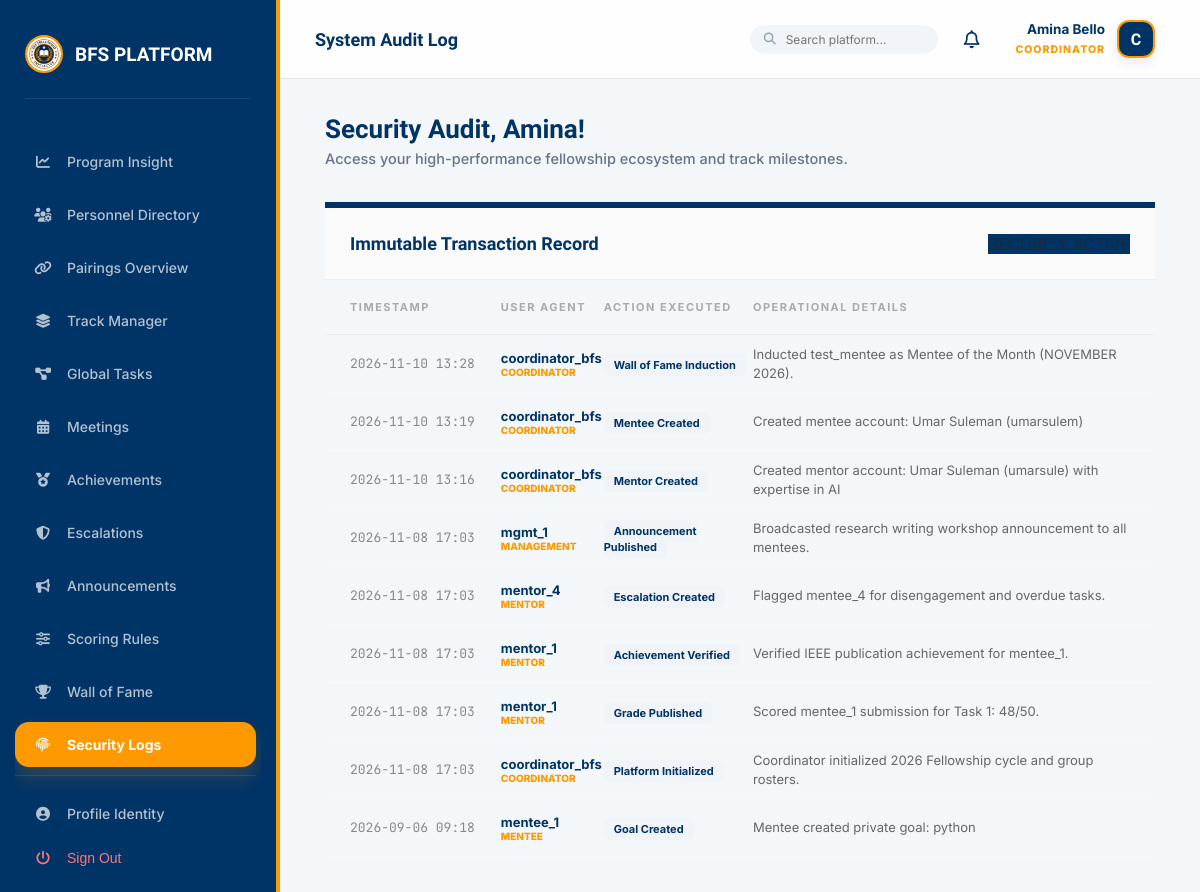
/progress/audit-log/ (signed in), run on the app's committed database.
### accounts/models.py (models this page shows, shortened)
class User(AbstractUser):
    ROLE_CHOICES = [
        ('mentee', 'Mentee'),
        ('mentor', 'Mentor'),
        ('management', 'Management Team'),
        ('coordinator', 'Programme Coordinator'),
    ]
    role = models.CharField(max_length=20, choices=ROLE_CHOICES, default='mentee')
    phone = models.CharField(max_length=20, blank=True)
    bio = models.TextField(blank=True)
    avatar_url = models.URLField(blank=True)   # Link to OneDrive/SharePoint photo
    is_verified = models.BooleanField(default=False)
    linkedin_url = models.URLField(blank=True, verbose_name="LinkedIn Profile")
    github_url = models.URLField(blank=True, verbose_name="GitHub/Portfolio")
    cv_url = models.URLField(blank=True, verbose_name="CV/Resume (OneDrive Link)")
    qualification = models.CharField(max_length=120, blank=True, help_text="e.g. B.Sc, M.Sc, Ph.D, Professional Fellow")
    expertise = models.CharField(max_length=150, blank=True, help_text="e.g. Software Engineering, AI, Cloud, Research")
    academic_status = models.CharField(max_length=100, blank=True, help_text="e.g. Student, Recent Graduate, Professional")
    interests = models.TextField(blank=True, help_text="Areas of interest or specialization")
    career_goal = models.TextField(blank=True, help_text="Mentee primary career and learning goal")

### progress/models.py (models this page shows, shortened)
class AuditLog(models.Model):
    user = models.ForeignKey(settings.AUTH_USER_MODEL, on_delete=models.SET_NULL, null=True)
    action = models.CharField(max_length=255) # e.g. 'Grade Published', 'Group Deleted'
    details = models.TextField(blank=True)
    ip_address = models.GenericIPAddressField(null=True, blank=True)
    timestamp = models.DateTimeField(auto_now_add=True)
    class Meta:
        ordering = ['-timestamp']
        verbose_name_plural = "Audit Logs"

### progress/views.py (the view)
# urls.py: path('audit-log/', views.audit_log_view, name='audit_log'),
@role_required('coordinator', 'management')
def audit_log_view(request):
    logs = AuditLog.objects.all().select_related('user').order_by('-timestamp')
    return render(request, 'progress/audit_log.html', {
        'logs': logs,
        'greeting': "Security Audit"
    })

### templates/progress/audit_log.html
{% extends 'base.html' %}
{% block header_title %}System Audit Log{% endblock %}
{% block content %}
<div class="card" style="padding: 0; overflow: hidden; border-top: 6px solid var(--navy); animation: fadeInUp 0.8s ease;">
    <div style="padding: 25px; background: #fafafa; border-bottom: 1px solid #eee; display: flex; justify-content: space-between; align-items: center;">
        <h3 style="margin: 0; font-family: 'Lexend'; color: var(--navy); font-size: 18px;">Immutable Transaction Record</h3>
        <span class="navy-badge" style="background: var(--navy);">SECURITY ACTIVE</span>
    </div>
    <div style="overflow-x: auto;">
        <table style="width: 100%; border-collapse: collapse;">
            <thead>
                <tr style="text-align: left; font-size: 11px; color: #aaa; text-transform: uppercase; letter-spacing: 1.5px; border-bottom: 1px solid #eee;">
                    <th style="padding: 20px 25px;">Timestamp</th>
                    <th>User Agent</th>
                    <th>Action Executed</th>
                    <th style="padding-right: 25px;">Operational Details</th>
                </tr>
            </thead>
            <tbody>
                {% for log in logs %}
                <tr style="border-bottom: 1px solid #f9f9f9; font-size: 13px; transition: 0.3s;" onmouseover="this.style.background='#fcfdfd'">
                    <td style="padding: 20px 25px; color: #888; font-family: 'JetBrains Mono'; white-space: nowrap;">
                        {{ log.timestamp|date:"Y-m-d H:i" }}
                    </td>
                    <td>
                        <strong style="color: var(--navy);">{{ log.user.username }}</strong>
                        <small style="display: block; color: var(--gold); font-weight: 800; font-size: 10px;">{{ log.user.role|upper }}</small>
                    </td>
                    <td>
                        <span style="background: #f0f4f8; padding: 4px 10px; border-radius: 6px; font-weight: 700; color: var(--navy); font-size: 11px;">
                            {{ log.action }}
                        </span>
                    </td>
                    <td style="padding-right: 25px; color: #666; line-height: 1.4;">
                        {{ log.details }}
                    </td>
                </tr>
                {% endfor %}
            </tbody>
        </table>
    </div>
</div>
{% endblock %}

### templates/base.html (shortened to what this page needs)
{% load static %}
<!DOCTYPE html>
<html lang="en">
<head>
    <link rel="stylesheet" href="https://cdnjs.cloudflare.com/ajax/libs/font-awesome/6.4.0/css/all.min.css">
</head>
<body>
    <aside class="sidebar" id="sidebar">
        <div class="brand">
            <img src="{% static 'images/logo.jpg' %}" alt="BFS Logo">
            <span>BFS PLATFORM</span>
        </div>
        <nav class="nav-menu">
            {% if user.role == 'mentee' %}
                <a href="{% url 'dashboard:mentee_dashboard' %}" class="nav-item {% if request.resolver_match.url_name == 'mentee_dashboard' %}active{% endif %}">
                    <i class="fas fa-th-large"></i> My Workspace
                </a>
                <a href="{% url 'groups:group_list' %}" class="nav-item {% if 'groups' in request.path and 'meetings' not in request.path and 'pairings' not in request.path %}active{% endif %}">
                    <i class="fas fa-compass"></i> Explore Tracks
                </a>
                <a href="{% url 'tasks:my_tasks_list' %}" class="nav-item {% if 'tasks' in request.path %}active{% endif %}">
                    <i class="fas fa-clipboard-list"></i> My Assignments
                </a>
                <a href="{% url 'groups:meeting_list' %}" class="nav-item {% if 'meetings' in request.path %}active{% endif %}">
                    <i class="fas fa-video"></i> Meetings
                </a>
                <a href="{% url 'progress:achievements' %}" class="nav-item {% if 'achievements' in request.path %}active{% endif %}">
                    <i class="fas fa-medal"></i> Achievements
                </a>
                <a href="{% url 'progress:leaderboard' %}" class="nav-item {% if 'leaderboard' in request.path %}active{% endif %}">
                    <i class="fas fa-award"></i> Leaderboard
                </a>
                <a href="{% url 'progress:goals' %}" class="nav-item {% if 'goals' in request.path %}active{% endif %}">
                    <i class="fas fa-bullseye"></i> My Goals
                </a>
                <a href="{% url 'helpdesk:home' %}" class="nav-item {% if 'helpdesk' in request.path %}active{% endif %}">
                    <i class="fas fa-question-circle"></i> Help Desk
                </a>
                <a href="{% url 'announcements:list' %}" class="nav-item {% if 'announcements' in request.path %}active{% endif %}">
                    <i class="fas fa-bullhorn"></i> Announcements
                </a>
                <a href="{% url 'progress:feedback' %}" class="nav-item {% if 'feedback' in request.path %}active{% endif %}">
                    <i class="fas fa-comment-dots"></i> Feedback
                </a>
                <a href="{% url 'core:wall_of_fame' %}" class="nav-item {% if 'wall-of-fame' in request.path %}active{% endif %}">
                    <i class="fas fa-trophy"></i> Wall of Fame
                </a>
            {% elif user.role == 'management' or user.role == 'coordinator' %}
                <a href="{% url 'dashboard:home' %}" class="nav-item ">
                    <i class="fas fa-chart-line"></i> Program Insight
                </a>
                <a href="{% url 'accounts:user_directory' %}" class="nav-item {% if 'users' in request.path %}active{% endif %}">
                    <i class="fas fa-users-cog"></i> Personnel Directory
                </a>
                <a href="{% url 'groups:pairing_list' %}" class="nav-item {% if 'pairings' in request.path %}active{% endif %}">
                    <i class="fas fa-link"></i> Pairings Overview
                </a>
                <a href="{% url 'groups:group_list' %}" class="nav-item {% if 'groups' in request.path and 'meetings' not in request.path and 'pairings' not in request.path %}active{% endif %}">
                    <i class="fas fa-layer-group"></i> Track Manager
                </a>
                <a href="{% url 'tasks:task_manager' %}" class="nav-item {% if 'manager' in request.path %}active{% endif %}">
                    <i class="fas fa-project-diagram"></i> Global Tasks
                </a>
                <a href="{% url 'groups:meeting_list' %}" class="nav-item {% if 'meetings' in request.path %}active{% endif %}">
                    <i class="fas fa-calendar-alt"></i> Meetings
                </a>
                <a href="{% url 'progress:achievements' %}" class="nav-item {% if 'achievements' in request.path %}active{% endif %}">
                    <i class="fas fa-medal"></i> Achievements
                </a>
                <a href="{% url 'progress:escalation_list' %}" class="nav-item {% if 'escalations' in request.path %}active{% endif %}">
                    <i class="fas fa-shield-alt"></i> Escalations
                </a>
                <a href="{% url 'announcements:list' %}" class="nav-item {% if 'announcements' in request.path %}active{% endif %}">
                    <i class="fas fa-bullhorn"></i> Announcements
                </a>
                <a href="{% url 'progress:points_rules' %}" class="nav-item {% if 'points-rules' in request.path %}active{% endif %}">
                    <i class="fas fa-sliders-h"></i> Scoring Rules
                </a>
                <a href="{% url 'core:wall_of_fame' %}" class="nav-item {% if 'wall-of-fame' in request.path %}active{% endif %}">
                    <i class="fas fa-trophy"></i> Wall of Fame
                </a>
                <a href="{% url 'progress:audit_log' %}" class="nav-item {% if 'audit' in request.path %}active{% endif %}">
                    <i class="fas fa-fingerprint"></i> Security Logs
                </a>
            {% endif %}
            <div style="margin-top: auto; border-top: 1px solid rgba(255,255,255,0.1); padding-top: 15px;">
                <a href="{% url 'accounts:profile' %}" class="nav-item {% if 'profile' in request.path %}active{% endif %}">
                    <i class="fas fa-user-circle"></i> Profile Identity
                </a>
                <button onclick="document.getElementById('logout-form').submit();" class="nav-item" style="color: #ff7675; cursor: pointer;">
                    <i class="fas fa-power-off"></i> Sign Out
                </button>
            </div>
        </nav>
    </aside>
    <main class="main">
        <header class="topbar">
            <div style="display: flex; align-items: center; gap: 15px;">
                <h2 style="margin:0; font-family:'Lexend'; font-size: 18px; color: var(--navy);">{% block header_title %}{% endblock %}</h2>
            </div>
            <div style="display: flex; align-items: center; gap: 20px;">
                <form method="get" action="{% url 'core:search' %}" style="display: flex; align-items: center; background: #f1f5f9; border-radius: 20px; padding: 6px 14px;">
                    <i class="fas fa-search" style="color: #94a3b8; font-size: 12px; margin-right: 8px;"></i>
                    <input type="text" name="q" placeholder="Search platform..." style="border: none; background: transparent; outline: none; font-size: 12px; width: 140px; font-family: inherit;">
                </form>
                <a href="{% url 'notifications:notification_list' %}" style="position: relative; color: var(--navy); text-decoration: none; font-size: 18px; padding: 6px;">
                    <i class="far fa-bell"></i>
                </a>
                <div class="identity-card" data-role="{{ user.get_role_display }}">
                    <div style="display: flex; align-items: center; gap: 12px;">
                        <div style="text-align: right; line-height: 1.2;">
                            <span style="display: block; font-weight: 700; font-size: 13.5px; color: var(--navy);">{{ user.get_full_name|default:user.username }}</span>
                            <span style="font-size: 10.5px; color: var(--gold); font-weight: 800; text-transform: uppercase; letter-spacing: 1px;">{{ user.role }}</span>
                        </div>
                        <div style="width: 38px; height: 38px; border-radius: 12px; background: var(--navy); color: white; display: flex; align-items: center; justify-content: center; font-weight: 800; font-family: 'Lexend'; border: 2px solid var(--gold); box-shadow: 0 4px 12px rgba(0, 51, 102, 0.1);">
                            {{ user.username|first|upper }}
                        </div>
                    </div>
                </div>
            </div>
        </header>
        <div class="content-body">
            <div class="welcome-banner">
                <h1>{{ greeting }}, {{ user.first_name|default:user.username }}!</h1>
                <p>Access your high-performance fellowship ecosystem and track milestones.</p>
            </div>
            {% block content %}{% endblock %}
        </div>
    </main>
</body>
</html>

### data on the page
User: get_full_name "Amina Bello", role "COORDINATOR", username|first "C", first_name "Amina"
AuditLog: timestamp "2026-11-10 13:28", user.username "coordinator_bfs", user.role "COORDINATOR", action "Wall of Fame Induction", details "Inducted test_mentee as Mentee of the Month (NOVEMBER 2026)."
AuditLog: timestamp "2026-11-10 13:19", user.username "coordinator_bfs", user.role "COORDINATOR", action "Mentee Created", details "Created mentee account: Umar Suleman (umarsulem)"
AuditLog: timestamp "2026-11-10 13:16", user.username "coordinator_bfs", user.role "COORDINATOR", action "Mentor Created", details "Created mentor account: Umar Suleman (umarsule) with expertise in AI"
AuditLog: timestamp "2026-11-08 17:03", user.username "mgmt_1", user.role "MANAGEMENT", action "Announcement Published", details "Broadcasted research writing workshop announcement to all mentees."
AuditLog: timestamp "2026-11-08 17:03", user.username "mentor_4", user.role "MENTOR", action "Escalation Created", details "Flagged mentee_4 for disengagement and overdue tasks."
AuditLog: timestamp "2026-11-08 17:03", user.username "mentor_1", user.role "MENTOR", action "Achievement Verified", details "Verified IEEE publication achievement for mentee_1."
AuditLog: timestamp "2026-11-08 17:03", user.username "mentor_1", user.role "MENTOR", action "Grade Published", details "Scored mentee_1 submission for Task 1: 48/50."
AuditLog: timestamp "2026-11-08 17:03", user.username "coordinator_bfs", user.role "COORDINATOR", action "Platform Initialized", details "Coordinator initialized 2026 Fellowship cycle and group rosters."
AuditLog: timestamp "2026-09-06 09:18", user.username "mentee_1", user.role "MENTEE", action "Goal Created", details "Mentee created private goal: python"

### other printed values
{{ greeting }} "Security Audit"
